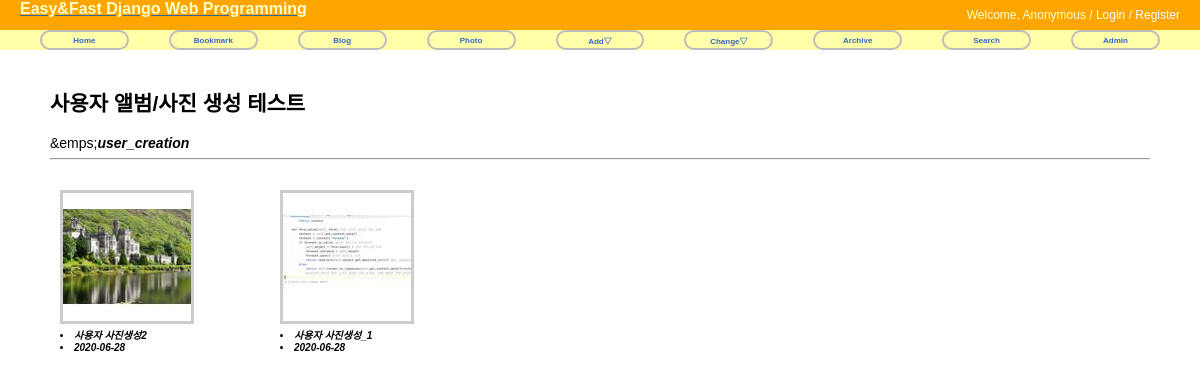
The app's page /photo/album/4/, older data.
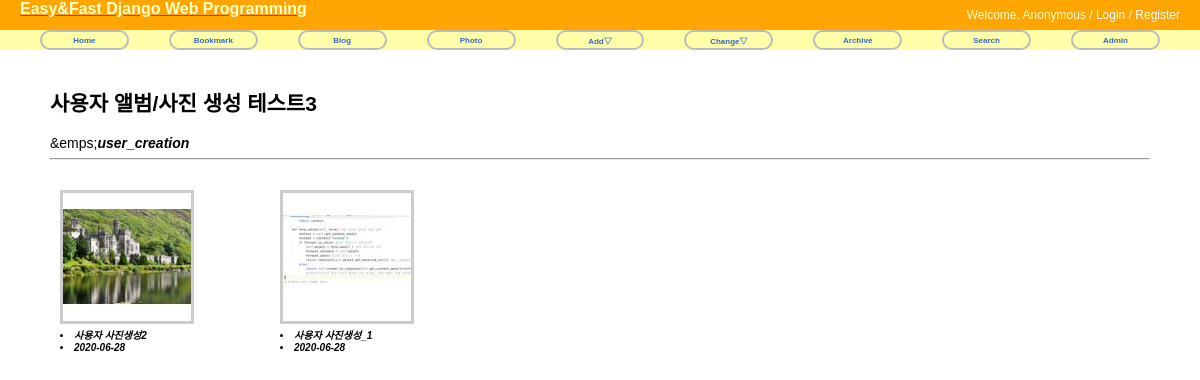
The same page, newer data.
### photo/models.py (models this page shows, shortened)
@python_2_unicode_compatible
class Album(models.Model):#앨범과 포토의 관계는 1:N관계. 포토에서는 앨범의 Foreign키로 앨범에 대한 소속 구분
    name = models.CharField(max_length=50)
    description = models.CharField('One Line Description', max_length=100, blank=True)
    owner = models.ForeignKey(User, null=True, on_delete=models.CASCADE)
    class Meta:#필드속성 외에 필요한 테이블의 파라미터를 정의하기 위해, 내부클래스 선언(이또한 상속받는 것)
        ordering = ['name'] #모델객체의 리스트 출력시 이름순(오름차순)으로 정렬

### photo/views.py (the view)
# urls.py: url(r'^album/(?P<pk>\d+)/$', AlbumDV.as_view(), name='album_detail'),
class AlbumDV(DetailView):
    model = Album

### photo/fields.py (called while the page is built)
def _add_thumb(s): #'/경로/파일명.확장자'가 인수로 넘어 옴. 파일명.thumb.jpg로 썸네일 이름 바꾸는 함수
    parts = s.split('.')
    parts.insert(-1, 'thumb')
    if parts[-1].lower() not in ['jpg', 'jpeg']:
        parts[-1] = 'jpg' #jpg로 바꿔라
    return '.'.join(parts) #part의 대상들을 '.'으로 결합해라(문자는 가능) -> '파일명.thumb.jpg'

    def _get_thumb_url(self):
        return _add_thumb(self.url) #url도 장고.db.model.files 에서 제공하는 기능으로,

### photo/models.py (called while the page is built)
    def get_absolute_url(self):
        return reverse('photo:photo_detail', args=(self.id,))

### photo/templates/photo/album_detail.html (shortened to what this page needs)
{% extends 'base.html' %}
{% load static %}
{% block extrastyle %}{% static "photo/photo.css" %}{% endblock %}
{% block content %}
<div id="content">
    <h2 style="diplay:inline;">{{object.name}}</h2>
    &emps;<b><i>{{object.description}}</i></b>
    <hr/>
    <div class="album-detail">
        {% for photo in object.photo_set.all %}
            <div class="album-detail-photo">
                <a href="{{photo.get_absolute_url}}">
                    <img class="thumbnail" src="{{photo.image.thumb_url}}"/>
                </a>
                <li>{{photo.title}}</li>
                <li>{{photo.upload_date|date:"Y-m-d"}}</li>
            </div>
        {% endfor %}
    </div>
</div>
{% endblock %}

Row changes from the older to the newer data that the page shows:
changed Album "user_creation": name "사용자 앨범/사진 생성 테스트" → "사용자 앨범/사진 생성 테스트3"
